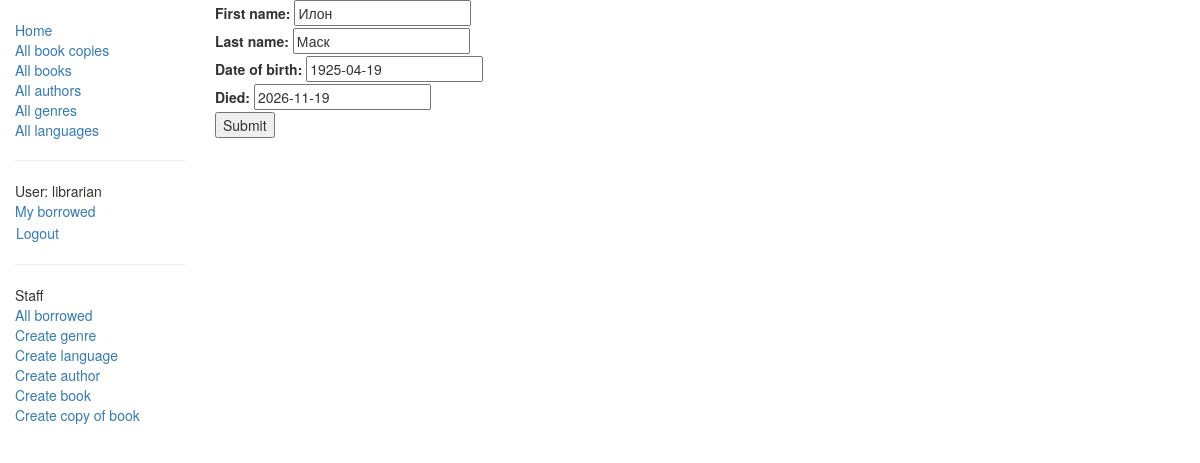
/catalog/author/3/update/ (signed in), run on the app's committed database.
### catalog/models.py (models this page shows, shortened)
class Author(models.Model):
    first_name = models.CharField(max_length=100)
    last_name = models.CharField(max_length=100)
    date_of_birth = models.DateField(null=True, blank=True)
    date_of_death = models.DateField('Died', null=True, blank=True)
    class Meta:
        ordering = ['last_name']

### catalog/views.py (the view)
# urls.py: path('author/<int:pk>/update/', views.AuthorUpdate.as_view(), name='author-update'),
class AuthorUpdate(PermissionRequiredMixin, UpdateView):
    model = Author
    fields = '__all__'
    permission_required = 'catalog.change_author'

### catalog/templates/catalog/author_form.html (shortened to what this page needs)
{% extends "base_generic.html" %}
{% block content %}
<form action="" method="post">
  {{ form }}
  <input type="submit" value="Submit" />
</form>
{% endblock %}

### catalog/templates/base_generic.html (shortened to what this page needs)
<!doctype html>
<html lang="en">
  <head>
    <link rel="stylesheet" href="https://maxcdn.bootstrapcdn.com/bootstrap/3.3.7/css/bootstrap.min.css" />
    {% load static %}
    <link rel="stylesheet" href="{% static 'css/styles.css' %}" />
  </head>
  <body>
    <div class="container-fluid">
      <div class="row">
        <div class="col-sm-2">
          {% block sidebar %}
            <ul class="sidebar-nav">
              <li><a href="{% url 'index' %}">Home</a></li>
              <li><a href="{% url 'bookinstances' %}">All book copies</a></li>
              <li><a href="{% url 'books' %}">All books</a></li>
              <li><a href="{% url 'authors' %}">All authors</a></li>
              <li><a href="{% url 'genres' %}">All genres</a></li>
              <li><a href="{% url 'languages' %}">All languages</a></li>
            </ul>
            <hr>
            <ul class="sidebar-nav">
              {% if user.is_authenticated %}
                <li>User: {{ user.get_username }}</li>
                <li><a href="{% url 'my-borrowed' %}">My borrowed</a></li>
                <li>
                  <form id="logout-form" method="post" action="{% url 'logout' %}">
                    <button type="submit" class="btn btn-link">Logout</button>
                  </form>
                </li>
              {% else %}
                <li><a href="{% url 'login' %}?next={{ request.path }}">Login</a></li>
              {% endif %}
            </ul>
            {% if user.is_staff %}
              <hr>
              <ul class="sidebar-nav">
                <li>Staff</li>
                <li><a href="{% url 'all-borrowed' %}">All borrowed</a></li>
                {% if perms.catalog.add_genre %}
                  <li><a href="{% url 'genre-create' %}">Create genre</a></li>
                {% endif %}
                {% if perms.catalog.add_language %}
                  <li><a href="{% url 'language-create' %}">Create language</a></li>
                {% endif %}
                {% if perms.catalog.add_author %}
                  <li><a href="{% url 'author-create' %}">Create author</a></li>
                {% endif %}
                {% if perms.catalog.add_book %}
                  <li><a href="{% url 'book-create' %}">Create book</a></li>
                {% endif %}
                {% if perms.catalog.add_bookinstance %}
                  <li><a href="{% url 'bookinstance-create' %}">Create copy of book</a></li>
                {% endif %}
              </ul>
            {% endif %}
          {% endblock %}
        </div>
        <div class="col-sm-10">
          {% block content %}{% endblock %}
        </div>
      </div>
    </div>
  </body>
</html>

### catalog/static/css/styles.css (style rules this page uses)
.sidebar-nav { margin-top: 20px; padding: 0; list-style: none; }
#logout-form { display: inline; }
#logout-form button { padding: 0; margin: 0; }

### data on the page
Author: first_name "Илон", last_name "Маск", date_of_birth "1925-04-19", date_of_death "2026-11-19"

### other printed values
{{ user.get_username }} "librarian"
